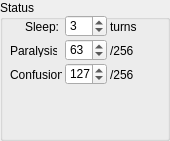
     <widget class="QGroupBox" name="groupBox_Status_data">
      <property name="geometry">
       <rect>
        <x>533</x>
        <y>295</y>
        <width>170</width>
        <height>141</height>
       </rect>
      </property>
      <property name="title">
       <string>Status</string>
      </property>
      <widget class="QLabel" name="label_Status_Sleep">
       <property name="geometry">
        <rect>
         <x>25</x>
         <y>20</y>
         <width>33</width>
         <height>13</height>
        </rect>
       </property>
       <property name="text">
        <string>Sleep:</string>
       </property>
      </widget>
      <widget class="QSpinBox" name="spinBox_Status_Sleep_turns">
       <property name="geometry">
        <rect>
         <x>65</x>
         <y>15</y>
         <width>42</width>
         <height>22</height>
        </rect>
       </property>
       <property name="maximum">
        <number>255</number>
       </property>
       <property name="value">
        <number>3</number>
       </property>
      </widget>
      <widget class="QLabel" name="label_Status_Sleep_turns">
       <property name="geometry">
        <rect>
         <x>110</x>
         <y>20</y>
         <width>28</width>
         <height>13</height>
        </rect>
       </property>
       <property name="text">
        <string>turns</string>
       </property>
      </widget>
      <widget class="QLabel" name="label_Status_Paralysis">
       <property name="geometry">
        <rect>
         <x>10</x>
         <y>44</y>
         <width>47</width>
         <height>13</height>
        </rect>
       </property>
       <property name="text">
        <string>Paralysis:</string>
       </property>
      </widget>
      <widget class="QSpinBox" name="spinBox_Status_Paralysis_probability">
       <property name="geometry">
        <rect>
         <x>65</x>
         <y>39</y>
         <width>42</width>
         <height>22</height>
        </rect>
       </property>
       <property name="maximum">
        <number>255</number>
       </property>
       <property name="value">
        <number>63</number>
       </property>
      </widget>
      <widget class="QLabel" name="label_Status_Paralysis_probability">
       <property name="geometry">
        <rect>
         <x>110</x>
         <y>44</y>
         <width>30</width>
         <height>13</height>
        </rect>
       </property>
       <property name="text">
        <string>/256</string>
       </property>
      </widget>
      <widget class="QLabel" name="label_Status_Confusion">
       <property name="geometry">
        <rect>
         <x>10</x>
         <y>68</y>
         <width>52</width>
         <height>13</height>
        </rect>
       </property>
       <property name="text">
        <string>Confusion:</string>
       </property>
      </widget>
      <widget class="QSpinBox" name="spinBox_Status_Confusion_probability">
       <property name="geometry">
        <rect>
         <x>65</x>
         <y>63</y>
         <width>42</width>
         <height>22</height>
        </rect>
       </property>
       <property name="maximum">
        <number>255</number>
       </property>
       <property name="value">
        <number>127</number>
       </property>
      </widget>
      <widget class="QLabel" name="label_Status_Confusion_probability">
       <property name="geometry">
        <rect>
         <x>110</x>
         <y>68</y>
         <width>30</width>
         <height>13</height>
        </rect>
       </property>
       <property name="text">
        <string>/256</string>
       </property>
      </widget>
     </widget>
